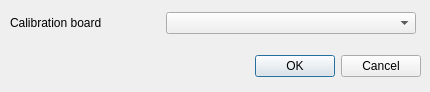
<?xml version="1.0" encoding="UTF-8"?>
<ui version="4.0">
 <class>Dialog</class>
 <widget class="QDialog" name="Dialog">
  <property name="geometry">
   <rect>
    <x>0</x>
    <y>0</y>
    <width>430</width>
    <height>92</height>
   </rect>
  </property>
  <property name="windowTitle">
   <string>Dialog</string>
  </property>
  <widget class="QDialogButtonBox" name="buttonBox">
   <property name="geometry">
    <rect>
     <x>10</x>
     <y>50</y>
     <width>411</width>
     <height>32</height>
    </rect>
   </property>
   <property name="orientation">
    <enum>Qt::Horizontal</enum>
   </property>
   <property name="standardButtons">
    <set>QDialogButtonBox::Cancel|QDialogButtonBox::Ok</set>
   </property>
  </widget>
  <widget class="QWidget" name="">
   <property name="geometry">
    <rect>
     <x>10</x>
     <y>10</y>
     <width>406</width>
     <height>26</height>
    </rect>
   </property>
   <layout class="QHBoxLayout" name="horizontalLayout">
    <item>
     <widget class="QLabel" name="label">
      <property name="minimumSize">
       <size>
        <width>150</width>
        <height>0</height>
       </size>
      </property>
      <property name="maximumSize">
       <size>
        <width>150</width>
        <height>16777215</height>
       </size>
      </property>
      <property name="text">
       <string>Calibration board</string>
      </property>
     </widget>
    </item>
    <item>
     <widget class="QComboBox" name="calibration_borads_comboBox">
      <property name="minimumSize">
       <size>
        <width>250</width>
        <height>0</height>
       </size>
      </property>
      <property name="maximumSize">
       <size>
        <width>250</width>
        <height>16777215</height>
       </size>
      </property>
     </widget>
    </item>
   </layout>
  </widget>
 </widget>
 <resources/>
 <connections>
  <connection>
   <sender>buttonBox</sender>
   <signal>accepted()</signal>
   <receiver>Dialog</receiver>
   <slot>accept()</slot>
   <hints>
    <hint type="sourcelabel">
     <x>248</x>
     <y>254</y>
    </hint>
    <hint type="destinationlabel">
     <x>157</x>
     <y>274</y>
    </hint>
   </hints>
  </connection>
  <connection>
   <sender>buttonBox</sender>
   <signal>rejected()</signal>
   <receiver>Dialog</receiver>
   <slot>reject()</slot>
   <hints>
    <hint type="sourcelabel">
     <x>316</x>
     <y>260</y>
    </hint>
    <hint type="destinationlabel">
     <x>286</x>
     <y>274</y>
    </hint>
   </hints>
  </connection>
 </connections>
</ui>
